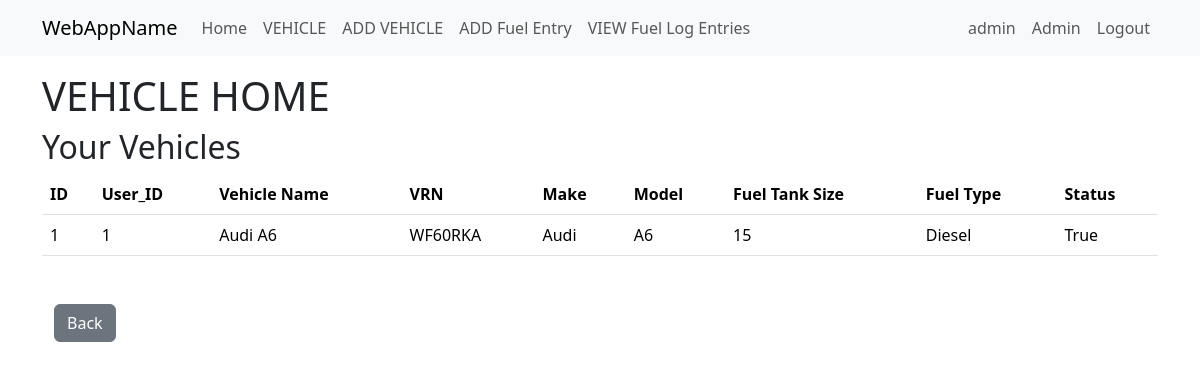
The app's page /vehicle_home (signed in), older data.
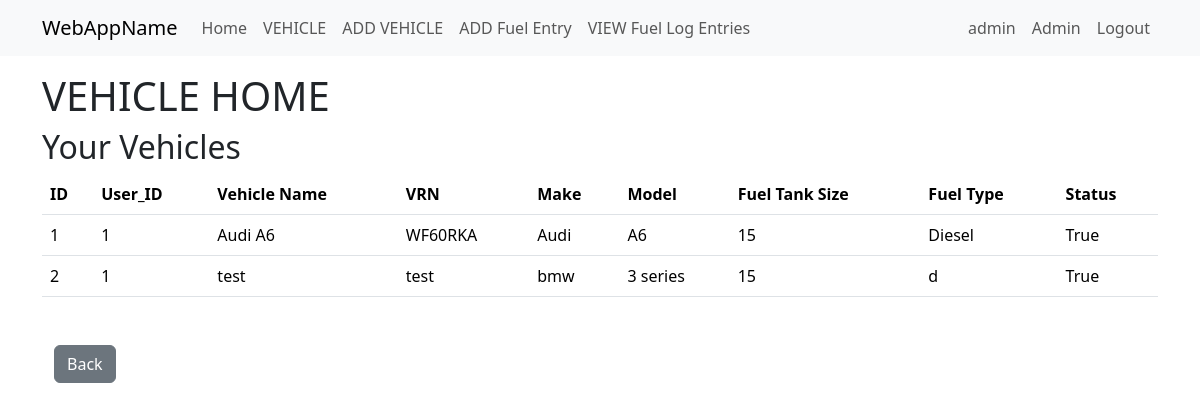
The same page, newer data.
### app/models.py (models this page shows)
class VehicleData(db.Model):
    id = db.Column(Integer, primary_key = True)
    user_id = db.Column(Integer, db.ForeignKey('user.id'))
    vehicle_nickname = db.Column(db.String(64))
    vrn = db.Column(db.String(64))
    vehicle_make = db.Column(db.String(64))
    vehicle_model = db.Column(db.String(64))
    vehicle_fuel_tank_size = db.Column(db.Integer)
    vehicle_fuel_type = db.Column(db.String(64))
    vehicle_active = db.Column(db.Boolean, default=True)

### app/vehicle/routes.py (the view)
@bp.route('/vehicle_home')
@login_required
def vehicle_home():
    user_vehicles = db.session.query(VehicleData)
    return render_template("vehicle/vehicle_home.html",
                           title="Vehicle Home",
                           user_vehicles = user_vehicles)

### app/models.py (called while the page is built)
@login.user_loader
def load_user(id):
    return db.session.get(User, int(id))

    def is_admin(self):
        return 'admin' in [role.name for role in self.roles]

### app/templates/vehicle/vehicle_home.html
{% extends "base.html" %}
{% block content %}
<h1>VEHICLE HOME</h1>
<div>
    <div>
        <h2>Your Vehicles</h2>
    </div>
    <div>
        <table class="table">
            <thead>
                <tr>
                  <th scope="col">ID</th>
                  <th scope="col">User_ID</th>
                  <th scope="col">Vehicle Name</th>
                  <th scope="col">VRN</th>
                  <th scope="col">Make</th>
                  <th scope="col">Model</th>
                  <th scope="col">Fuel Tank Size</th>
                  <th scope="col">Fuel Type</th>
                  <th scope="col">Status</th>
                </tr>
              </thead>
              <body>
                {% for vehicle in user_vehicles %}
                    <tr>
                        <td>{{vehicle.id}}</td>
                        <td>{{vehicle.user_id}}</td>
                        <td>{{vehicle.vehicle_nickname}}</td>
                        <td>{{vehicle.vrn}}</td>
                        <td>{{vehicle.vehicle_make}}</td>
                        <td>{{vehicle.vehicle_model}}</td>
                        <td>{{vehicle.vehicle_fuel_tank_size}}</td>
                        <td>{{vehicle.vehicle_fuel_type}}</td>
                        <td>{{vehicle.vehicle_active}}</td>
                    </tr>
                {% endfor %}
              </body>
        </table>
    </div>
</div>
<div class="container mt-5">
    <button class="btn btn-secondary" onclick="history.back()">Back</button>
</div>
{% endblock %}

Row changes from the older to the newer data that the page shows:
added VehicleData: id "2", user_id "1", vehicle_nickname "test", vrn "test", vehicle_make "bmw", vehicle_model "3 series", vehicle_fuel_tank_size "15", vehicle_fuel_type "d", vehicle_active "True"
